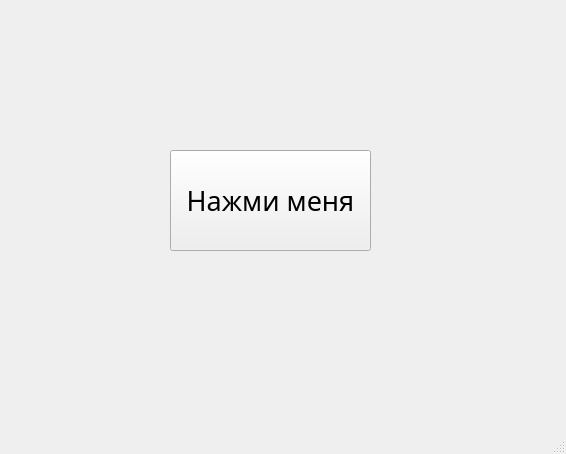
<?xml version="1.0" encoding="UTF-8"?>
<ui version="4.0">
 <class>MainWindow</class>
 <widget class="QMainWindow" name="MainWindow">
  <property name="geometry">
   <rect>
    <x>0</x>
    <y>0</y>
    <width>566</width>
    <height>454</height>
   </rect>
  </property>
  <property name="windowTitle">
   <string>MainWindow</string>
  </property>
  <widget class="QWidget" name="centralwidget">
   <widget class="QPushButton" name="pushButton">
    <property name="geometry">
     <rect>
      <x>170</x>
      <y>150</y>
      <width>201</width>
      <height>101</height>
     </rect>
    </property>
    <property name="font">
     <font>
      <family>Calisto MT</family>
      <pointsize>20</pointsize>
     </font>
    </property>
    <property name="toolTipDuration">
     <number>-5</number>
    </property>
    <property name="text">
     <string>Нажми меня</string>
    </property>
   </widget>
  </widget>
  <widget class="QMenuBar" name="menubar">
   <property name="geometry">
    <rect>
     <x>0</x>
     <y>0</y>
     <width>566</width>
     <height>21</height>
    </rect>
   </property>
  </widget>
  <widget class="QStatusBar" name="statusbar"/>
 </widget>
 <resources/>
 <connections/>
</ui>
